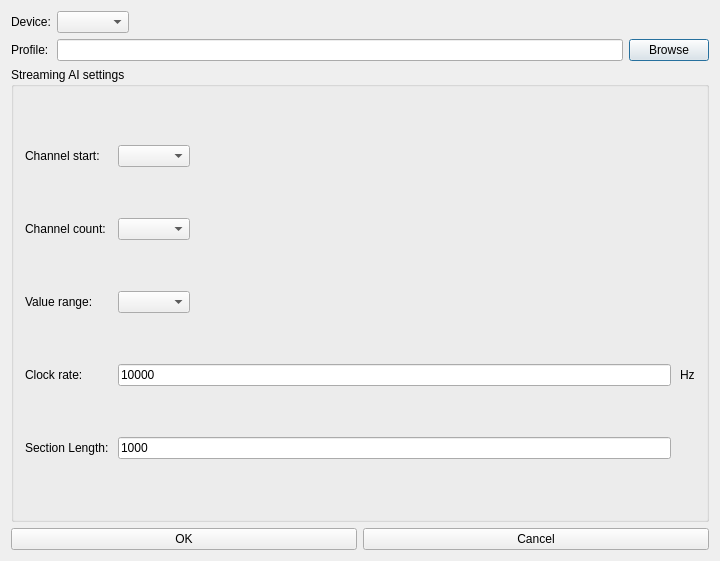
<?xml version="1.0" encoding="UTF-8"?>
<ui version="4.0">
 <class>ConfigureDialog</class>
 <widget class="QDialog" name="ConfigureDialog">
  <property name="geometry">
   <rect>
    <x>0</x>
    <y>0</y>
    <width>720</width>
    <height>561</height>
   </rect>
  </property>
  <property name="windowTitle">
   <string>Streaming AI - Configuration</string>
  </property>
  <layout class="QGridLayout" name="gridLayout_5">
   <item row="0" column="0">
    <layout class="QGridLayout" name="gridLayout_4">
     <item row="0" column="0" colspan="2">
      <layout class="QGridLayout" name="gridLayout_3">
       <item row="0" column="0">
        <widget class="QLabel" name="lblDevice">
         <property name="sizePolicy">
          <sizepolicy hsizetype="Fixed" vsizetype="Fixed">
           <horstretch>0</horstretch>
           <verstretch>0</verstretch>
          </sizepolicy>
         </property>
         <property name="text">
          <string>Device:</string>
         </property>
         <property name="buddy">
          <cstring>cmbDevice</cstring>
         </property>
        </widget>
       </item>
       <item row="0" column="1">
        <widget class="QComboBox" name="cmbDevice">
         <property name="sizePolicy">
          <sizepolicy hsizetype="Maximum" vsizetype="Fixed">
           <horstretch>0</horstretch>
           <verstretch>0</verstretch>
          </sizepolicy>
         </property>
        </widget>
       </item>
       <item row="1" column="2">
        <widget class="QPushButton" name="btnBrowse">
         <property name="text">
          <string>Browse</string>
         </property>
        </widget>
       </item>
       <item row="1" column="0">
        <widget class="QLabel" name="lblProfilePath">
         <property name="sizePolicy">
          <sizepolicy hsizetype="Fixed" vsizetype="Fixed">
           <horstretch>0</horstretch>
           <verstretch>0</verstretch>
          </sizepolicy>
         </property>
         <property name="text">
          <string>Profile:</string>
         </property>
         <property name="buddy">
          <cstring>cmbDevice</cstring>
         </property>
        </widget>
       </item>
       <item row="1" column="1">
        <widget class="QLineEdit" name="txtProfilePath"/>
       </item>
      </layout>
     </item>
     <item row="2" column="1">
      <widget class="QPushButton" name="btnCancel">
       <property name="text">
        <string>Cancel</string>
       </property>
       <property name="autoDefault">
        <bool>false</bool>
       </property>
      </widget>
     </item>
     <item row="2" column="0">
      <widget class="QPushButton" name="btnOK">
       <property name="text">
        <string>OK</string>
       </property>
      </widget>
     </item>
     <item row="1" column="0" colspan="2">
      <widget class="QGroupBox" name="groupBox">
       <property name="title">
        <string>Streaming AI settings</string>
       </property>
       <layout class="QGridLayout" name="gridLayout">
        <property name="horizontalSpacing">
         <number>9</number>
        </property>
        <property name="verticalSpacing">
         <number>4</number>
        </property>
        <item row="15" column="1">
         <widget class="QLineEdit" name="edtClockRatePerChan">
          <property name="text">
           <string>10000</string>
          </property>
          <property name="alignment">
           <set>Qt::AlignLeading|Qt::AlignLeft|Qt::AlignVCenter</set>
          </property>
         </widget>
        </item>
        <item row="2" column="0">
         <widget class="QLabel" name="lblChannelStart">
          <property name="text">
           <string>Channel start:</string>
          </property>
          <property name="buddy">
           <cstring>cmbChannelStart</cstring>
          </property>
         </widget>
        </item>
        <item row="16" column="1">
         <widget class="QLineEdit" name="edtSectionLength">
          <property name="text">
           <string>1000</string>
          </property>
         </widget>
        </item>
        <item row="3" column="1">
         <widget class="QComboBox" name="cmbChannelCount">
          <property name="sizePolicy">
           <sizepolicy hsizetype="Maximum" vsizetype="Fixed">
            <horstretch>0</horstretch>
            <verstretch>0</verstretch>
           </sizepolicy>
          </property>
         </widget>
        </item>
        <item row="16" column="0">
         <widget class="QLabel" name="lblSectionLength">
          <property name="sizePolicy">
           <sizepolicy hsizetype="Fixed" vsizetype="Fixed">
            <horstretch>0</horstretch>
            <verstretch>0</verstretch>
           </sizepolicy>
          </property>
          <property name="text">
           <string>Section Length:</string>
          </property>
          <property name="buddy">
           <cstring>cmbValueRange</cstring>
          </property>
         </widget>
        </item>
        <item row="2" column="1">
         <widget class="QComboBox" name="cmbChannelStart">
          <property name="sizePolicy">
           <sizepolicy hsizetype="Maximum" vsizetype="Fixed">
            <horstretch>0</horstretch>
            <verstretch>0</verstretch>
           </sizepolicy>
          </property>
         </widget>
        </item>
        <item row="3" column="0">
         <widget class="QLabel" name="lblChannelCount">
          <property name="sizePolicy">
           <sizepolicy hsizetype="Fixed" vsizetype="Preferred">
            <horstretch>0</horstretch>
            <verstretch>0</verstretch>
           </sizepolicy>
          </property>
          <property name="text">
           <string>Channel count:</string>
          </property>
          <property name="buddy">
           <cstring>cmbChannelCount</cstring>
          </property>
         </widget>
        </item>
        <item row="15" column="2">
         <widget class="QLabel" name="lblRateUnit">
          <property name="sizePolicy">
           <sizepolicy hsizetype="Fixed" vsizetype="Fixed">
            <horstretch>0</horstretch>
            <verstretch>0</verstretch>
           </sizepolicy>
          </property>
          <property name="text">
           <string>Hz</string>
          </property>
          <property name="buddy">
           <cstring>cmbValueRange</cstring>
          </property>
         </widget>
        </item>
        <item row="15" column="0">
         <widget class="QLabel" name="lblClockRate">
          <property name="sizePolicy">
           <sizepolicy hsizetype="Fixed" vsizetype="Fixed">
            <horstretch>0</horstretch>
            <verstretch>0</verstretch>
           </sizepolicy>
          </property>
          <property name="text">
           <string>Clock rate:</string>
          </property>
          <property name="buddy">
           <cstring>cmbValueRange</cstring>
          </property>
         </widget>
        </item>
        <item row="4" column="0">
         <widget class="QLabel" name="lblValueRange">
          <property name="sizePolicy">
           <sizepolicy hsizetype="Fixed" vsizetype="Fixed">
            <horstretch>0</horstretch>
            <verstretch>0</verstretch>
           </sizepolicy>
          </property>
          <property name="text">
           <string>Value range:</string>
          </property>
          <property name="buddy">
           <cstring>cmbValueRange</cstring>
          </property>
         </widget>
        </item>
        <item row="4" column="1" colspan="2">
         <widget class="QComboBox" name="cmbValueRange">
          <property name="sizePolicy">
           <sizepolicy hsizetype="Maximum" vsizetype="Fixed">
            <horstretch>0</horstretch>
            <verstretch>0</verstretch>
           </sizepolicy>
          </property>
         </widget>
        </item>
       </layout>
      </widget>
     </item>
    </layout>
   </item>
  </layout>
 </widget>
 <layoutdefault spacing="6" margin="11"/>
 <tabstops>
  <tabstop>cmbDevice</tabstop>
  <tabstop>edtClockRatePerChan</tabstop>
  <tabstop>btnOK</tabstop>
  <tabstop>btnCancel</tabstop>
 </tabstops>
 <resources/>
 <connections/>
</ui>
